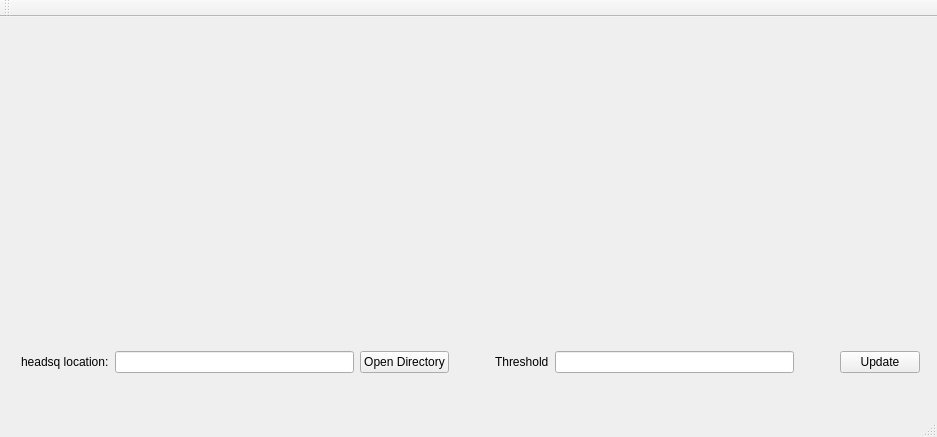
<?xml version="1.0" encoding="UTF-8"?>
<ui version="4.0">
 <class>MainWindow</class>
 <widget class="QMainWindow" name="MainWindow">
  <property name="geometry">
   <rect>
    <x>0</x>
    <y>0</y>
    <width>937</width>
    <height>437</height>
   </rect>
  </property>
  <property name="windowTitle">
   <string>MainWindow</string>
  </property>
  <widget class="QWidget" name="centralWidget">
   <widget class="QWidget" name="gridLayoutWidget">
    <property name="geometry">
     <rect>
      <x>10</x>
      <y>0</y>
      <width>921</width>
      <height>311</height>
     </rect>
    </property>
    <layout class="QGridLayout" name="gridLayout_views">
     <item row="0" column="0">
      <widget class="QVTKWidget" name="qvtkwidget_original" native="true"/>
     </item>
     <item row="0" column="1">
      <widget class="QVTKWidget" name="qvtkwidget_threshold" native="true"/>
     </item>
     <item row="0" column="2">
      <widget class="QVTKWidget" name="qvtkwidget_mcubes" native="true"/>
     </item>
    </layout>
   </widget>
   <widget class="QWidget" name="gridLayoutWidget_2">
    <property name="geometry">
     <rect>
      <x>10</x>
      <y>320</y>
      <width>921</width>
      <height>51</height>
     </rect>
    </property>
    <layout class="QGridLayout" name="gridLayout_buttons">
     <item row="0" column="7">
      <widget class="QPushButton" name="pushButton_update">
       <property name="text">
        <string>Update</string>
       </property>
      </widget>
     </item>
     <item row="0" column="4">
      <widget class="QLabel" name="label_thresh">
       <property name="text">
        <string>Threshold</string>
       </property>
      </widget>
     </item>
     <item row="0" column="2">
      <widget class="QPushButton" name="pushButton_file">
       <property name="text">
        <string>Open Directory</string>
       </property>
      </widget>
     </item>
     <item row="0" column="6">
      <spacer name="horizontalSpacer_2">
       <property name="orientation">
        <enum>Qt::Horizontal</enum>
       </property>
       <property name="sizeType">
        <enum>QSizePolicy::Minimum</enum>
       </property>
       <property name="sizeHint" stdset="0">
        <size>
         <width>40</width>
         <height>20</height>
        </size>
       </property>
      </spacer>
     </item>
     <item row="0" column="1">
      <widget class="QLineEdit" name="lineEdit_file"/>
     </item>
     <item row="0" column="5">
      <widget class="QLineEdit" name="lineEdit_thresh"/>
     </item>
     <item row="0" column="3">
      <spacer name="horizontalSpacer">
       <property name="orientation">
        <enum>Qt::Horizontal</enum>
       </property>
       <property name="sizeType">
        <enum>QSizePolicy::Minimum</enum>
       </property>
       <property name="sizeHint" stdset="0">
        <size>
         <width>40</width>
         <height>20</height>
        </size>
       </property>
      </spacer>
     </item>
     <item row="0" column="0">
      <widget class="QLabel" name="label">
       <property name="text">
        <string>headsq location:</string>
       </property>
      </widget>
     </item>
    </layout>
   </widget>
  </widget>
  <widget class="QStatusBar" name="statusBar"/>
  <widget class="QMenuBar" name="menuBar">
   <property name="geometry">
    <rect>
     <x>0</x>
     <y>0</y>
     <width>937</width>
     <height>25</height>
    </rect>
   </property>
  </widget>
  <widget class="QToolBar" name="mainToolBar">
   <attribute name="toolBarArea">
    <enum>TopToolBarArea</enum>
   </attribute>
   <attribute name="toolBarBreak">
    <bool>false</bool>
   </attribute>
  </widget>
 </widget>
 <layoutdefault spacing="6" margin="11"/>
 <customwidgets>
  <customwidget>
   <class>QVTKWidget</class>
   <extends>QWidget</extends>
   <header>QVTKWidget.h</header>
  </customwidget>
 </customwidgets>
 <resources/>
 <connections/>
</ui>
